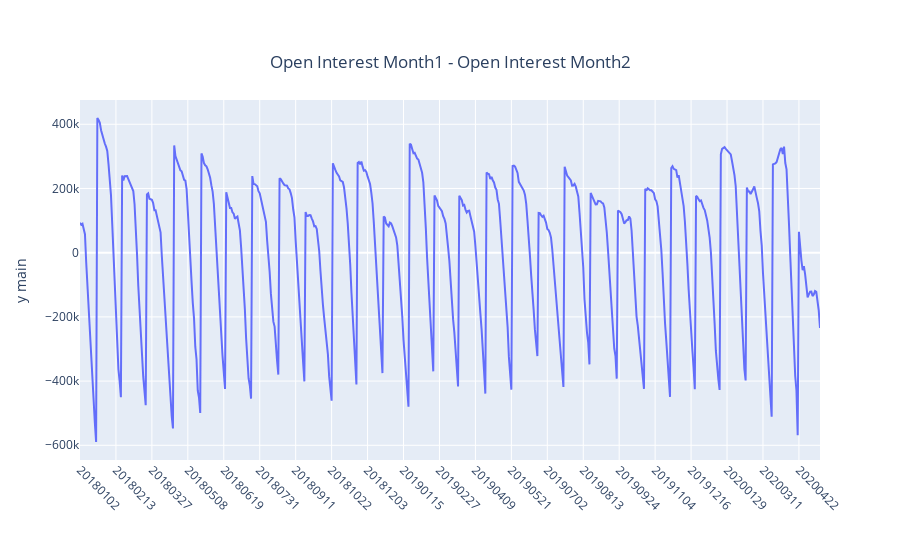

The notebook cell this image was saved under:
### Code cell
iplot(plotly_plot(df_in=dfb[['settle_date','oi_diff']],x_column='settle_date',plot_title='Open Interest Month1 - Open Interest Month2'))

### Figure 1 — Plotly figure (JSON) as saved in the notebook; plotly's stock layout.template omitted (floating-point values rounded to 4 significant figures; data arrays with more than 128 entries replaced by an {"elided": "..."} marker saying what was removed)
{"data": [{"name": "oi_diff", "type": "scatter", "x": {"elided": "598 int values"}, "y": {"elided": "598 int values"}, "yaxis": "y"}], "layout": {"margin": {"b": 100}, "title": {"text": "Open Interest Month1 - Open Interest Month2", "x": 0.5, "xanchor": "center", "y": 0.9, "yanchor": "top"}, "xaxis": {"tickangle": 45, "ticktext": [20180102, 20180213, 20180327, 20180508, 20180619, 20180731, 20180911, 20181022, 20181203, 20190115, 20190227, 20190409, 20190521, 20190702, 20190813, 20190924, 20191104, 20191216, 20200129, 20200311, 20200422], "tickvals": [20180102, 20180213, 20180327, 20180508, 20180619, 20180731, 20180911, 20181022, 20181203, 20190115, 20190227, 20190409, 20190521, 20190702, 20190813, 20190924, 20191104, 20191216, 20200129, 20200311, 20200422], "type": "category"}, "yaxis": {"title": {"text": "y main"}}, "yaxis2": {"overlaying": "y", "side": "right", "title": {"text": "y alt"}}}}
